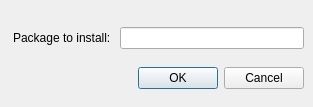
<?xml version="1.0" encoding="UTF-8"?>
<ui version="4.0">
 <class>Dialog</class>
 <widget class="QDialog" name="Dialog">
  <property name="windowModality">
   <enum>Qt::ApplicationModal</enum>
  </property>
  <property name="enabled">
   <bool>true</bool>
  </property>
  <property name="geometry">
   <rect>
    <x>0</x>
    <y>0</y>
    <width>313</width>
    <height>107</height>
   </rect>
  </property>
  <property name="sizePolicy">
   <sizepolicy hsizetype="Fixed" vsizetype="Fixed">
    <horstretch>0</horstretch>
    <verstretch>0</verstretch>
   </sizepolicy>
  </property>
  <property name="maximumSize">
   <size>
    <width>317</width>
    <height>107</height>
   </size>
  </property>
  <property name="windowTitle">
   <string>Install Python Package</string>
  </property>
  <property name="modal">
   <bool>true</bool>
  </property>
  <widget class="QWidget" name="verticalLayoutWidget">
   <property name="geometry">
    <rect>
     <x>13</x>
     <y>15</y>
     <width>291</width>
     <height>86</height>
    </rect>
   </property>
   <layout class="QVBoxLayout" name="verticalLayout">
    <item>
     <layout class="QGridLayout" name="gridLayout">
      <item row="0" column="0">
       <layout class="QHBoxLayout" name="horizontalLayout_3">
        <item>
         <widget class="QLabel" name="label_2">
          <property name="text">
           <string>Package to install: </string>
          </property>
         </widget>
        </item>
        <item>
         <widget class="QLineEdit" name="lineEdit"/>
        </item>
       </layout>
      </item>
     </layout>
    </item>
    <item>
     <widget class="QDialogButtonBox" name="buttonBox">
      <property name="orientation">
       <enum>Qt::Horizontal</enum>
      </property>
      <property name="standardButtons">
       <set>QDialogButtonBox::Cancel|QDialogButtonBox::Ok</set>
      </property>
     </widget>
    </item>
   </layout>
  </widget>
 </widget>
 <resources/>
 <connections>
  <connection>
   <sender>buttonBox</sender>
   <signal>rejected()</signal>
   <receiver>Dialog</receiver>
   <slot>reject()</slot>
   <hints>
    <hint type="sourcelabel">
     <x>316</x>
     <y>260</y>
    </hint>
    <hint type="destinationlabel">
     <x>286</x>
     <y>274</y>
    </hint>
   </hints>
  </connection>
  <connection>
   <sender>buttonBox</sender>
   <signal>accepted()</signal>
   <receiver>Dialog</receiver>
   <slot>accept()</slot>
   <hints>
    <hint type="sourcelabel">
     <x>248</x>
     <y>254</y>
    </hint>
    <hint type="destinationlabel">
     <x>157</x>
     <y>274</y>
    </hint>
   </hints>
  </connection>
 </connections>
</ui>
